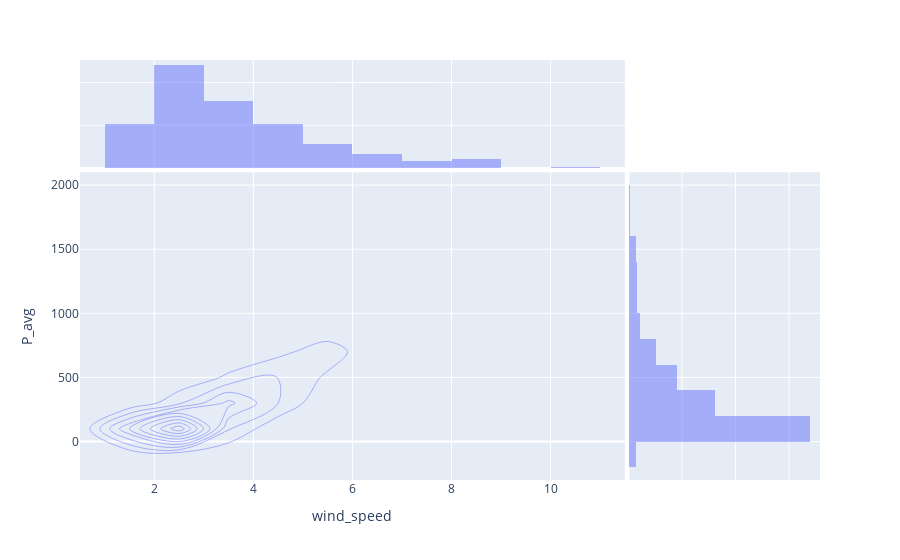

The notebook cell saved with this chart:
### Code cell
fig = px.density_contour(data1, x="wind_speed", y="P_avg", marginal_x="histogram", marginal_y="histogram")
fig.show()

### Figure 1 — Plotly figure (JSON) as saved in the notebook; plotly's stock layout.template omitted (floating-point values rounded to 4 significant figures; data arrays with more than 128 entries replaced by an {"elided": "..."} marker saying what was removed)
{"data": [{"contours": {"coloring": "none"}, "hovertemplate": "wind_speed=%{x}<br>P_avg=%{y}<br>count=%{z}<extra></extra>", "legendgroup": "", "line": {"color": "#636efa"}, "name": "", "showlegend": false, "type": "histogram2dcontour", "x": {"elided": "365 float values"}, "xaxis": "x", "xbingroup": "x", "y": {"elided": "365 float values"}, "yaxis": "y", "ybingroup": "y"}, {"bingroup": "x", "hovertemplate": "wind_speed=%{x}<br>count=%{y}<extra></extra>", "legendgroup": "", "marker": {"color": "#636efa"}, "name": "", "opacity": 0.5, "showlegend": false, "type": "histogram", "x": {"elided": "365 float values"}, "xaxis": "x3", "yaxis": "y3"}, {"bingroup": "y", "hovertemplate": "P_avg=%{y}<br>count=%{x}<extra></extra>", "legendgroup": "", "marker": {"color": "#636efa"}, "name": "", "opacity": 0.5, "showlegend": false, "type": "histogram", "xaxis": "x2", "y": {"elided": "365 float values"}, "yaxis": "y2"}], "layout": {"barmode": "overlay", "legend": {"tracegroupgap": 0}, "margin": {"t": 60}, "xaxis": {"anchor": "y", "domain": [0, 0.7363], "title": {"text": "wind_speed"}}, "xaxis2": {"anchor": "y2", "domain": [0.7413, 1], "matches": "x2", "showgrid": true, "showline": false, "showticklabels": false, "ticks": ""}, "xaxis3": {"anchor": "y3", "domain": [0, 0.7363], "matches": "x", "showgrid": true, "showticklabels": false}, "xaxis4": {"anchor": "y4", "domain": [0.7413, 1], "matches": "x2", "showgrid": true, "showline": false, "showticklabels": false, "ticks": ""}, "yaxis": {"anchor": "x", "domain": [0, 0.7326], "title": {"text": "P_avg"}}, "yaxis2": {"anchor": "x2", "domain": [0, 0.7326], "matches": "y", "showgrid": true, "showticklabels": false}, "yaxis3": {"anchor": "x3", "domain": [0.7426, 1], "matches": "y3", "showgrid": true, "showline": false, "showticklabels": false, "ticks": ""}, "yaxis4": {"anchor": "x4", "domain": [0.7426, 1], "matches": "y3", "showgrid": true, "showline": false, "showticklabels": false, "ticks": ""}}}
